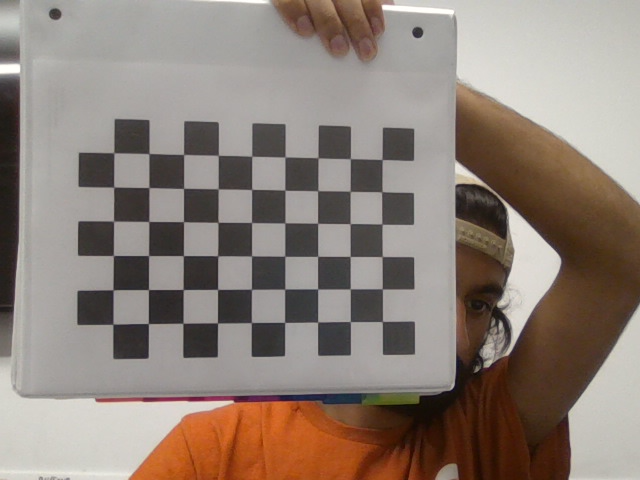
#> input picture reacher/images/sid/opencv_frame_calibration_1.png, 640 x 480 px; its folder holds only this picture in this run
$ python camera_calibration.py
#> lines starting #> are read from the running program, lines starting #| are printed output that depends on the picture; after the words box and inside, x2 and y2 are one past the last pixel; in counts of white or black regions, pixels touching at a corner belong together; long printed decimals are rounded
# System information:
# - Linux Mint 18.1 Cinnamon 64-bit
# - Python 2.7 with OpenCV 3.2.0
# Resources:
# - OpenCV-Python tutorial for calibration: http://opencv-python-tutroals.readthedocs.io/en/latest/py_tutorials/py_calib3d/py_calibration/py_calibration.html
#   - Variable names were changed for clarity


#2D to 3D Corner Mapping
# ( 27, 447) --> ( 10.2, 8.8, 18.8) inches
# (584, 439) --> (-10.2, 8.8, 18.8) inches

import numpy
import cv2
import pickle
import glob

# Create arrays you'll use to store object points and image points from all images processed
objpoints = [] # 3D point in real world space where chess squares are
imgpoints = [] # 2D point in image plane, determined by CV2

# Chessboard variables
CHESSBOARD_CORNERS_ROWCOUNT = 9
CHESSBOARD_CORNERS_COLCOUNT = 6

# Theoretical object points for the chessboard we're calibrating against,
# These will come out like:
#     (0, 0, 0), (1, 0, 0), ...,
#     (CHESSBOARD_CORNERS_ROWCOUNT-1, CHESSBOARD_CORNERS_COLCOUNT-1, 0)
# Note that the Z value for all stays at 0, as this is a printed out 2D image
# And also that the max point is -1 of the max because we're zero-indexing
# The following line generates all the tuples needed at (0, 0, 0)
objp = numpy.zeros((CHESSBOARD_CORNERS_ROWCOUNT*CHESSBOARD_CORNERS_COLCOUNT,3), numpy.float32)
# The following line fills the tuples just generated with their values (0, 0, 0), (1, 0, 0), ...
objp[:,:2] = numpy.mgrid[0:CHESSBOARD_CORNERS_ROWCOUNT,0:CHESSBOARD_CORNERS_COLCOUNT].T.reshape(-1, 2)

# Need a set of images or a video taken with the camera you want to calibrate
# I'm using a set of images taken with the camera with the naming convention:
# 'camera-pic-of-chessboard-<NUMBER>.jpg'
images = glob.glob('./reacher/images/sid/*.png')
# All images used should be the same size, which if taken with the same camera shouldn't be a problem
imageSize = None # Determined at runtime

img_counter = 0

# Loop through images glob'ed
for iname in images:
    # Open the image
    img = cv2.imread(iname)
#> img is the input picture: shape (480, 640, 3); mean B, G, R 119.9, 128.8, 141.7
    # Grayscale the image
    gray = cv2.cvtColor(img, cv2.COLOR_BGR2GRAY)
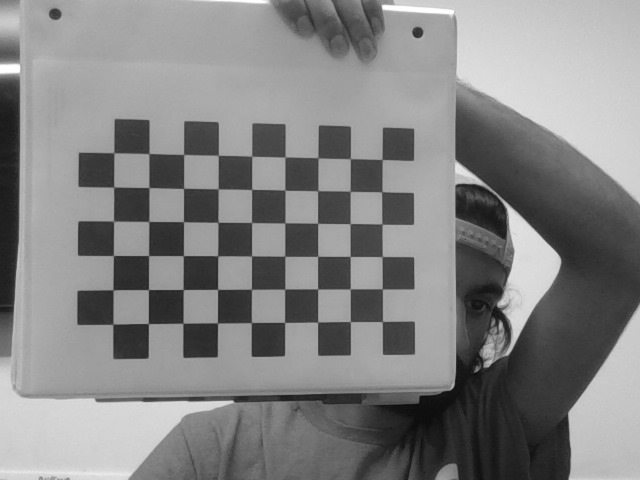
#> gray: shape (480, 640); min 7, max 255, mean 131.6

    # Find chessboard in the image, setting PatternSize(2nd arg) to a tuple of (#rows, #columns)
    board, corners = cv2.findChessboardCorners(gray, (CHESSBOARD_CORNERS_ROWCOUNT,CHESSBOARD_CORNERS_COLCOUNT), None)
#> board = True; corners = 54 rows, first 8: [382.3, 321.5], [350.3, 321.6], [317.7, 322.1], [284.8, 322.4], [251.3, 322.6], [217.5, 323], [182.9, 323.3], [148.3, 323.6]

    # If a chessboard was found, let's collect image/corner points
    if board == True:
        # Add the points in 3D that we just discovered
        objpoints.append(objp)

        # Enhance corner accuracy with cornerSubPix
        corners_acc = cv2.cornerSubPix(
                image=gray,
                corners=corners,
                winSize=(11, 11),
                zeroZone=(-1, -1),
                criteria=(cv2.TERM_CRITERIA_EPS + cv2.TERM_CRITERIA_MAX_ITER, 30, 0.001)) # Last parameter is about termination critera
#> corners_acc = 54 rows, first 8: [382.4, 321.5], [350.3, 321.6], [317.6, 322], [284.6, 322.4], [251.4, 322.5], [217.5, 322.9], [182.9, 323.2], [148.4, 323.5]
        imgpoints.append(corners_acc)

        # If our image size is unknown, set it now
        if not imageSize:
            imageSize = gray.shape[::-1]
#> imageSize = (640, 480)

        # Draw the corners to a new image to show whoever is performing the calibration
        # that the board was properly detected
        img = cv2.drawChessboardCorners(img, (CHESSBOARD_CORNERS_ROWCOUNT, CHESSBOARD_CORNERS_COLCOUNT), corners_acc, board)
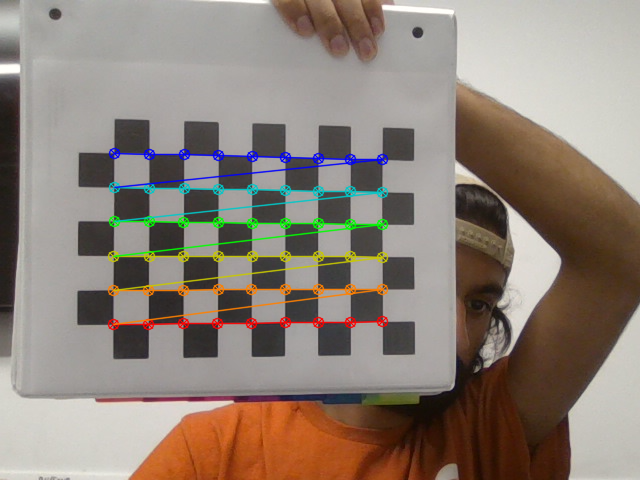
#> img: shape (480, 640, 3); 4.21% of pixels changed, all inside (x1, y1, x2, y2) = (107, 147, 389, 331)
        # Pause to display each image, waiting for key press
        cv2.imshow('Chessboard', img)
        img_name = "calibration_chessboard_{}.png".format(img_counter)
        img_counter += 1
        cv2.imwrite(img_name, img)
        cv2.waitKey(0)
    else:
        print("Not able to detect a chessboard in image: {}".format(iname))

# Destroy any open CV windows
cv2.destroyAllWindows()

# Make sure at least one image was found
if len(images) < 1:
    # Calibration failed because there were no images, warn the user
    print("Calibration was unsuccessful. No images of chessboards were found. Add images of chessboards and use or alter the naming conventions used in this file.")
    # Exit for failure
    exit()

# Make sure we were able to calibrate on at least one chessboard by checking
# if we ever determined the image size
if not imageSize:
    # Calibration failed because we didn't see any chessboards of the PatternSize used
    print("Calibration was unsuccessful. We couldn't detect chessboards in any of the images supplied. Try changing the patternSize passed into findChessboardCorners(), or try different pictures of chessboards.")
    # Exit for failure
    exit()

# Now that we've seen all of our images, perform the camera calibration
# based on the set of points we've discovered
calibration, cameraMatrix, distCoeffs, rvecs, tvecs = cv2.calibrateCamera(
        objectPoints=objpoints,
        imagePoints=imgpoints,
        imageSize=imageSize,
        cameraMatrix=None,
        distCoeffs=None)
#> calibration = 0.157; cameraMatrix = [[1609.6, 0, 303.5], [0, 1520.7, 221.9], [0, 0, 1]]; distCoeffs = [[0.509, -38.99, 0.000733, 0.0094, 1160.9]]; rvecs = ([0.531, -0.0469, -3.09],); tvecs = ([2.29, 3.07, 46.99],)

# Print matrix and distortion coefficient to the console
print(cameraMatrix)
#| [[1.60957730e+03 0.00000000e+00 3.03496159e+02]
#|  [0.00000000e+00 1.52066757e+03 2.21904923e+02]
#|  [0.00000000e+00 0.00000000e+00 1.00000000e+00]]
print(distCoeffs)
#| [[ 5.08633580e-01 -3.89881467e+01  7.32964117e-04  9.40361217e-03
#|    1.16088096e+03]]

# Save values to be used where matrix+dist is required, for instance for posture estimation
# I save files in a pickle file, but you can use yaml or whatever works for you
f = open('calibration.pckl', 'wb')
pickle.dump((cameraMatrix, distCoeffs, rvecs, tvecs), f)
f.close()

# Print to console our success
print('Calibration successful. Calibration file used: {}'.format('calibration.pckl'))

$ run again, on reacher/images/sid/opencv_frame_calibration_13.png
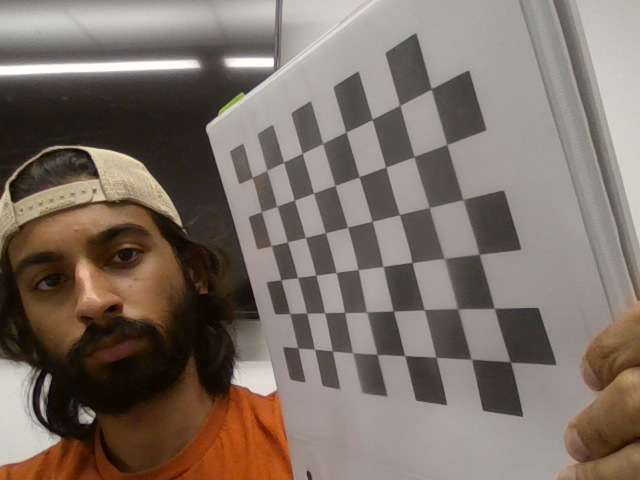
#> input picture reacher/images/sid/opencv_frame_calibration_13.png, 640 x 480 px
#> img is the input picture: shape (480, 640, 3); mean B, G, R 102.5, 111.9, 124.1
#> `gray = cv2.cvtColor(img, cv2.COLOR_BGR2GRAY)`:
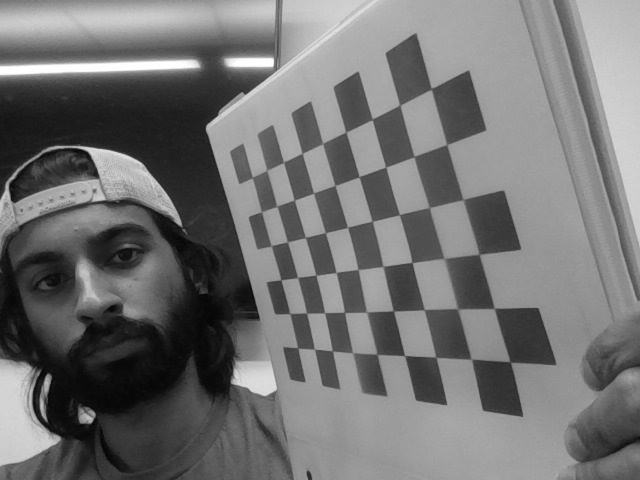
#> gray: shape (480, 640); min 4, max 255, mean 114.5
#> board = True; corners = 54 rows, first 8: [252.6, 176.5], [265.5, 170.1], [284, 161.1], [302.5, 153.5], [323.3, 142.4], [345.9, 132.1], [372.3, 119.2], [398.8, 104.6]
#> corners_acc = 54 rows, first 8: [252.4, 177.5], [266.7, 170.4], [283.6, 162.3], [302.2, 153.4], [322.7, 143.5], [345.8, 132.2], [372.3, 119.3], [399.8, 105.2]
#> `img = cv2.drawChessboardCorners(img, (CHESSBOARD_CORNERS_ROWCOUNT, CHE..`:
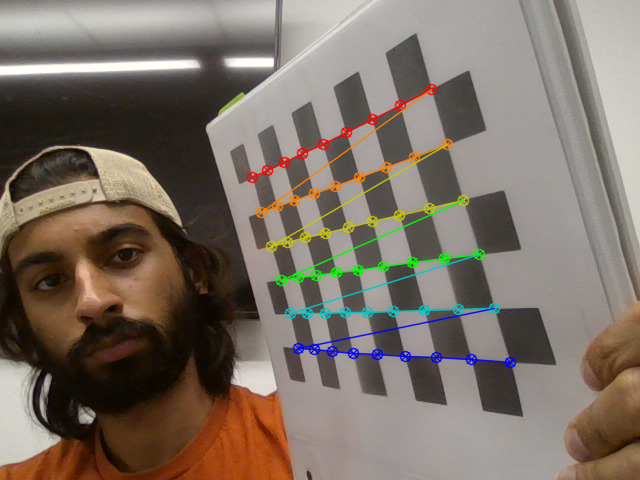
#> img: shape (480, 640, 3); 3.44% of pixels changed, all inside (x1, y1, x2, y2) = (246, 83, 517, 369)
#> calibration = 1.04; cameraMatrix = [[1201.2, 0, 321.4], [0, 690, 217.5], [0, 0, 1]]; distCoeffs = [[-1.07, 30.77, -0.0299, -0.0715, -205.2]]; rvecs = ([0.0124, 1.26, -0.201],); tvecs = ([-1.13, -1.15, 19.91],)
#| [[1.20123198e+03 0.00000000e+00 3.21444108e+02]
#|  [0.00000000e+00 6.89998582e+02 2.17518764e+02]
#|  [0.00000000e+00 0.00000000e+00 1.00000000e+00]]
#| [[-1.06515847e+00  3.07709691e+01 -2.99285121e-02 -7.15222462e-02
#|   -2.05173323e+02]]

$ run again, on reacher/images/sid/opencv_frame_calibration_14.png
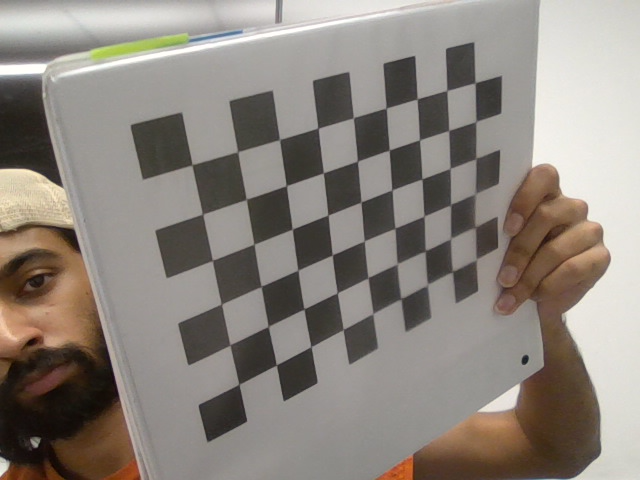
#> input picture reacher/images/sid/opencv_frame_calibration_14.png, 640 x 480 px
#> img is the input picture: shape (480, 640, 3); mean B, G, R 125.5, 133, 140.5
#> `gray = cv2.cvtColor(img, cv2.COLOR_BGR2GRAY)`:
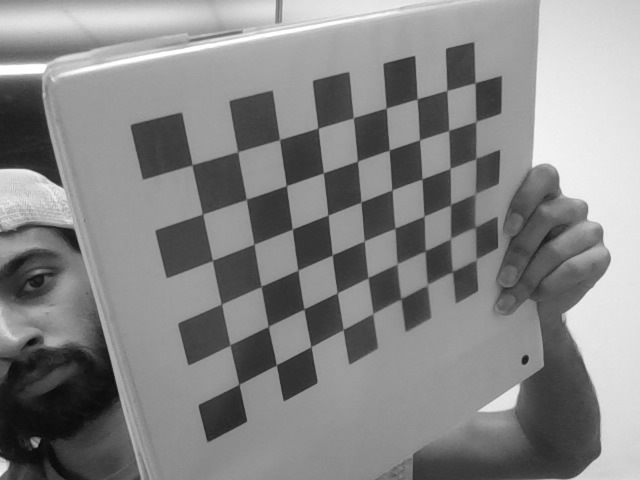
#> gray: shape (480, 640); min 7, max 255, mean 134.4
#> board = True; corners = 54 rows, first 8: [191.4, 166.2], [237.4, 151.6], [279.4, 141.6], [317.4, 127.5], [352.7, 119.1], [386.8, 109.5], [418.5, 97.66], [447.5, 91.88]
#> corners_acc = 54 rows, first 8: [192.1, 164.8], [237.7, 151.7], [279.6, 139.6], [318, 128.2], [353.4, 117.7], [386.2, 108.1], [417.1, 98.85], [446.8, 90.47]
#> `img = cv2.drawChessboardCorners(img, (CHESSBOARD_CORNERS_ROWCOUNT, CHE..`:
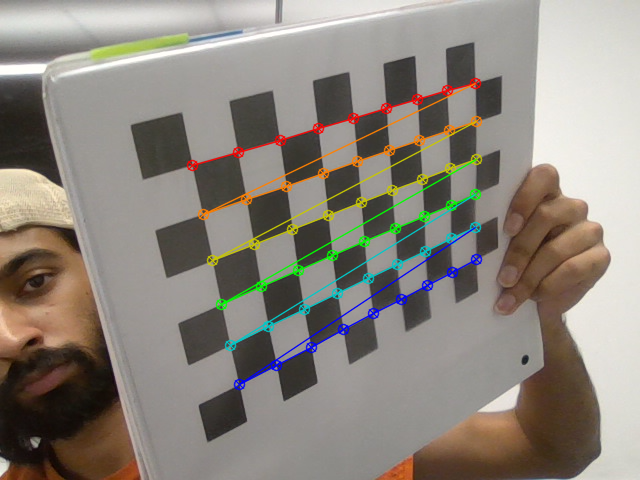
#> img: shape (480, 640, 3); 4.14% of pixels changed, all inside (x1, y1, x2, y2) = (186, 77, 483, 391)
#> calibration = 0.545; cameraMatrix = [[479.4, 0, 308.9], [0, 502.5, 201.3], [0, 0, 1]]; distCoeffs = [[0.314, -2.76, 0.00212, 0.0345, 8.8]]; rvecs = ([0.304, -0.558, -0.225],); tvecs = ([-2.29, -0.681, 9.27],)
#| [[479.378   0.         308.926]
#|  [  0.         502.540 201.280]
#|  [  0.           0.           1.        ]]
#| [[ 3.14359256e-01 -2.76360623e+00  2.11553206e-03  3.45474849e-02
#|    8.80287191e+00]]

$ run again, on reacher/images/sid/opencv_frame_calibration_15.png
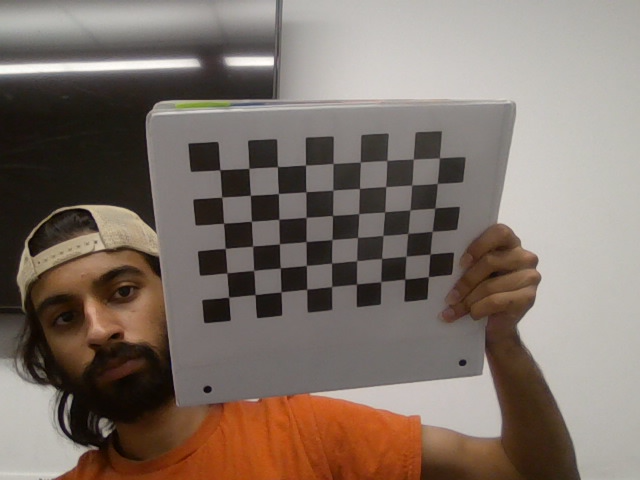
#> input picture reacher/images/sid/opencv_frame_calibration_15.png, 640 x 480 px
#> img is the input picture: shape (480, 640, 3); mean B, G, R 104.5, 113.5, 126.9
#> `gray = cv2.cvtColor(img, cv2.COLOR_BGR2GRAY)`:
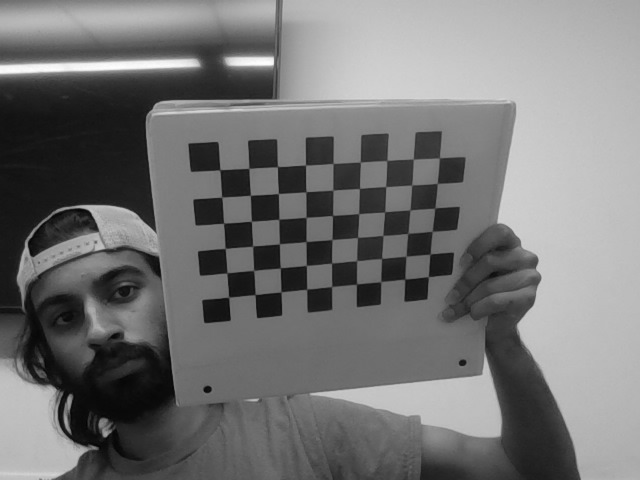
#> gray: shape (480, 640); min 3, max 254, mean 116.5
#> board = True; corners = 54 rows, first 8: [219.7, 169.9], [248.9, 168.5], [277.6, 166.5], [305.6, 165.2], [333, 163.5], [360.2, 162.2], [387.1, 160.3], [413.2, 159.2]
#> corners_acc = 54 rows, first 8: [219.9, 169.8], [248.8, 168.3], [277.5, 166.6], [305.5, 165.1], [333, 163.4], [360.3, 162.1], [386.9, 160.5], [413.2, 159.1]
#> `img = cv2.drawChessboardCorners(img, (CHESSBOARD_CORNERS_ROWCOUNT, CHE..`:
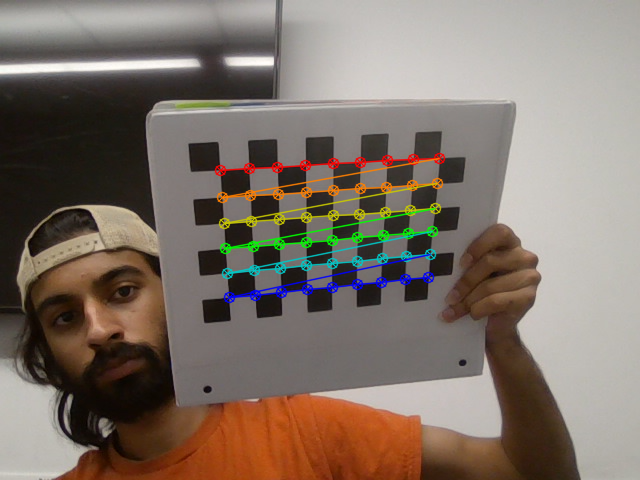
#> img: shape (480, 640, 3); 3.53% of pixels changed, all inside (x1, y1, x2, y2) = (214, 152, 446, 304)
#> calibration = 0.32; cameraMatrix = [[486.9, 0, 328.3], [0, 472.6, 221.8], [0, 0, 1]]; distCoeffs = [[0.968, -25.39, 0.00498, 0.0317, 208.5]]; rvecs = ([0.35, -0.25, -0.0339],); tvecs = ([-3.71, -1.82, 16.45],)
#| [[486.862   0.         328.311]
#|  [  0.         472.591 221.805]
#|  [  0.           0.           1.        ]]
#| [[ 9.68350409e-01 -2.53920626e+01  4.97934225e-03  3.17216941e-02
#|    2.08479843e+02]]

$ run again, on reacher/images/sid/opencv_frame_calibration_10.png
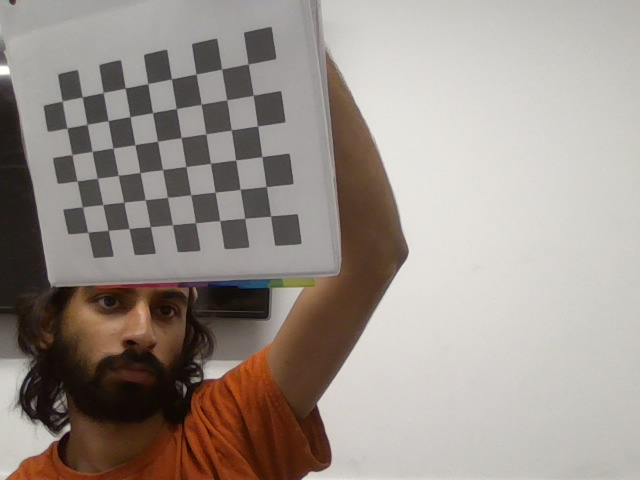
#> input picture reacher/images/sid/opencv_frame_calibration_10.png, 640 x 480 px
#> img is the input picture: shape (480, 640, 3); mean B, G, R 139.6, 146.4, 156
#> `gray = cv2.cvtColor(img, cv2.COLOR_BGR2GRAY)`:
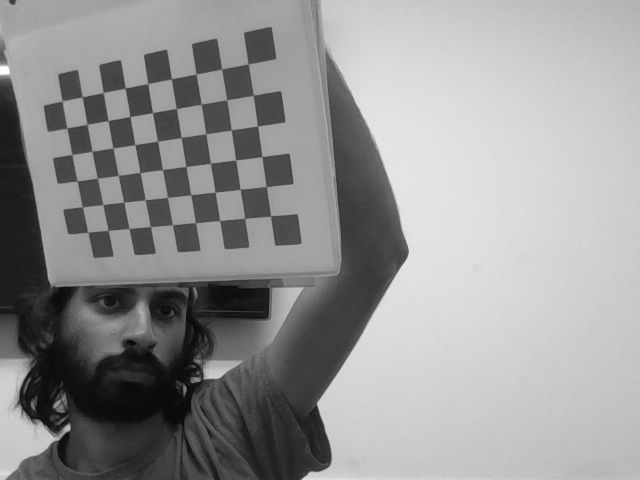
#> gray: shape (480, 640); min 6, max 255, mean 148.5
#> board = True; corners = 54 rows, first 8: [270.1, 216.2], [244.9, 218.5], [220.8, 220], [194.8, 222.2], [172.4, 226.1], [150, 227.1], [128.9, 229.6], [107.8, 230.6]
#> corners_acc = 54 rows, first 8: [270.5, 216], [244.7, 218.3], [219.7, 220.5], [195.5, 222.7], [172.4, 224.8], [150.3, 226.7], [129.1, 228.5], [108.2, 230.4]
#> `img = cv2.drawChessboardCorners(img, (CHESSBOARD_CORNERS_ROWCOUNT, CHE..`:
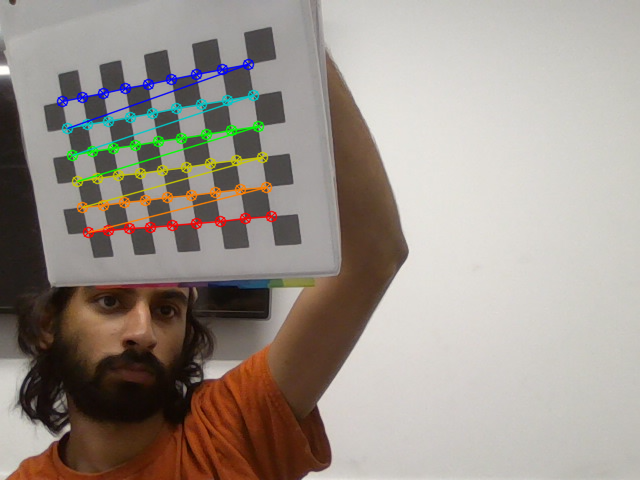
#> img: shape (480, 640, 3); 3.29% of pixels changed, all inside (x1, y1, x2, y2) = (56, 58, 278, 239)
#> calibration = 0.18; cameraMatrix = [[620.1, 0, 402.7], [0, 593.9, 302.2], [0, 0, 1]]; distCoeffs = [[-0.215, 0.366, -0.0159, -0.00864, -0.41]]; rvecs = ([0.494, -0.33, 3.01],); tvecs = ([-4.34, -2.94, 20.31],)
#| [[620.119    0.         402.732]
#|  [  0.         593.865 302.188]
#|  [  0.           0.           1.        ]]
#| [[-0.2154  0.3659  -0.01588 -0.008639 -0.4097]]
